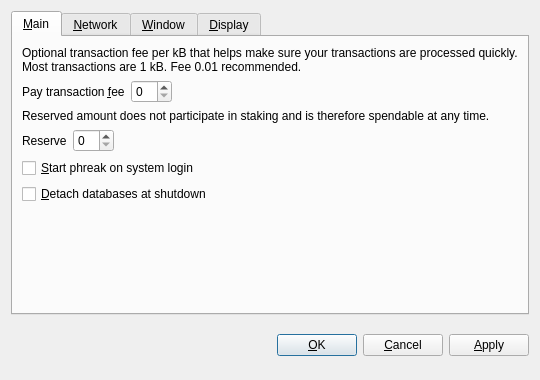
<?xml version="1.0" encoding="UTF-8"?>
<ui version="4.0">
 <class>OptionsDialog</class>
 <widget class="QDialog" name="OptionsDialog">
  <property name="geometry">
   <rect>
    <x>0</x>
    <y>0</y>
    <width>540</width>
    <height>380</height>
   </rect>
  </property>
  <property name="windowTitle">
   <string>Options</string>
  </property>
  <property name="modal">
   <bool>true</bool>
  </property>
  <layout class="QVBoxLayout" name="verticalLayout">
   <item>
    <widget class="QTabWidget" name="tabWidget">
     <property name="tabPosition">
      <enum>QTabWidget::North</enum>
     </property>
     <property name="currentIndex">
      <number>0</number>
     </property>
     <widget class="QWidget" name="tabMain">
      <attribute name="title">
       <string>&amp;Main</string>
      </attribute>
      <layout class="QVBoxLayout" name="verticalLayout_Main">
       <item>
        <widget class="QLabel" name="transactionFeeInfoLabel">
         <property name="text">
          <string>Optional transaction fee per kB that helps make sure your transactions are processed quickly. Most transactions are 1 kB. Fee 0.01 recommended.</string>
         </property>
         <property name="textFormat">
          <enum>Qt::PlainText</enum>
         </property>
         <property name="wordWrap">
          <bool>true</bool>
         </property>
        </widget>
       </item>
       <item>
        <layout class="QHBoxLayout" name="horizontalLayoutFee">
         <item>
          <widget class="QLabel" name="transactionFeeLabel">
           <property name="text">
            <string>Pay transaction &amp;fee</string>
           </property>
           <property name="textFormat">
            <enum>Qt::PlainText</enum>
           </property>
           <property name="buddy">
            <cstring>transactionFee</cstring>
           </property>
          </widget>
         </item>
         <item>
          <widget class="BitcoinAmountField" name="transactionFee"/>
         </item>
         <item>
          <spacer name="horizontalSpacerFee">
           <property name="orientation">
            <enum>Qt::Horizontal</enum>
           </property>
           <property name="sizeHint" stdset="0">
            <size>
             <width>40</width>
             <height>20</height>
            </size>
           </property>
          </spacer>
         </item>
        </layout>
       </item>
       <item>
        <widget class="QLabel" name="reserveBalanceInfoLabel">
         <property name="text">
          <string>Reserved amount does not participate in staking and is therefore spendable at any time.</string>
         </property>
         <property name="textFormat">
          <enum>Qt::PlainText</enum>
         </property>
         <property name="wordWrap">
          <bool>true</bool>
         </property>
        </widget>
       </item>
       <item>
        <layout class="QHBoxLayout" name="horizontalLayoutReserveBalance">
         <item>
          <widget class="QLabel" name="reserveBalanceLabel">
           <property name="text">
            <string>Reserve</string>
           </property>
           <property name="textFormat">
            <enum>Qt::PlainText</enum>
           </property>
           <property name="buddy">
            <cstring>reserveBalance</cstring>
           </property>
          </widget>
         </item>
         <item>
          <widget class="BitcoinAmountField" name="reserveBalance"/>
         </item>
         <item>
          <spacer name="horizontalSpacerReserveBalance">
           <property name="orientation">
            <enum>Qt::Horizontal</enum>
           </property>
           <property name="sizeHint" stdset="0">
            <size>
             <width>40</width>
             <height>20</height>
            </size>
           </property>
          </spacer>
         </item>
        </layout>
       </item>
       <item>
        <widget class="QCheckBox" name="bitcoinAtStartup">
         <property name="toolTip">
          <string>Automatically start phreak after logging in to the system.</string>
         </property>
         <property name="text">
          <string>&amp;Start phreak on system login</string>
         </property>
        </widget>
       </item>
       <item>
        <widget class="QCheckBox" name="detachDatabases">
         <property name="toolTip">
          <string>Detach block and address databases at shutdown. This means they can be moved to another data directory, but it slows down shutdown. The wallet is always detached.</string>
         </property>
         <property name="text">
          <string>&amp;Detach databases at shutdown</string>
         </property>
        </widget>
       </item>
       <item>
        <spacer name="verticalSpacer_Main">
         <property name="orientation">
          <enum>Qt::Vertical</enum>
         </property>
         <property name="sizeHint" stdset="0">
          <size>
           <width>20</width>
           <height>40</height>
          </size>
         </property>
        </spacer>
       </item>
      </layout>
     </widget>
     <widget class="QWidget" name="tabNetwork">
      <attribute name="title">
       <string>&amp;Network</string>
      </attribute>
      <layout class="QVBoxLayout" name="verticalLayout_Network">
       <item>
        <widget class="QCheckBox" name="mapPortUpnp">
         <property name="toolTip">
          <string>Automatically open the phreak client port on the router. This only works when your router supports UPnP and it is enabled.</string>
         </property>
         <property name="text">
          <string>Map port using &amp;UPnP</string>
         </property>
        </widget>
       </item>
       <item>
        <widget class="QCheckBox" name="connectSocks">
         <property name="toolTip">
          <string>Connect to the phreak network through a SOCKS proxy (e.g. when connecting through Tor).</string>
         </property>
         <property name="text">
          <string>&amp;Connect through SOCKS proxy:</string>
         </property>
        </widget>
       </item>
       <item>
        <layout class="QHBoxLayout" name="horizontalLayout_Network">
         <item>
          <widget class="QLabel" name="proxyIpLabel">
           <property name="text">
            <string>Proxy &amp;IP:</string>
           </property>
           <property name="textFormat">
            <enum>Qt::PlainText</enum>
           </property>
           <property name="buddy">
            <cstring>proxyIp</cstring>
           </property>
          </widget>
         </item>
         <item>
          <widget class="QValidatedLineEdit" name="proxyIp">
           <property name="maximumSize">
            <size>
             <width>140</width>
             <height>16777215</height>
            </size>
           </property>
           <property name="toolTip">
            <string>IP address of the proxy (e.g. 127.0.0.1)</string>
           </property>
          </widget>
         </item>
         <item>
          <widget class="QLabel" name="proxyPortLabel">
           <property name="text">
            <string>&amp;Port:</string>
           </property>
           <property name="textFormat">
            <enum>Qt::PlainText</enum>
           </property>
           <property name="buddy">
            <cstring>proxyPort</cstring>
           </property>
          </widget>
         </item>
         <item>
          <widget class="QLineEdit" name="proxyPort">
           <property name="maximumSize">
            <size>
             <width>55</width>
             <height>16777215</height>
            </size>
           </property>
           <property name="toolTip">
            <string>Port of the proxy (e.g. 9050)</string>
           </property>
          </widget>
         </item>
         <item>
          <widget class="QLabel" name="socksVersionLabel">
           <property name="text">
            <string>SOCKS &amp;Version:</string>
           </property>
           <property name="textFormat">
            <enum>Qt::PlainText</enum>
           </property>
           <property name="buddy">
            <cstring>socksVersion</cstring>
           </property>
          </widget>
         </item>
         <item>
          <widget class="QValueComboBox" name="socksVersion">
           <property name="toolTip">
            <string>SOCKS version of the proxy (e.g. 5)</string>
           </property>
          </widget>
         </item>
         <item>
          <spacer name="horizontalSpacer_Network">
           <property name="orientation">
            <enum>Qt::Horizontal</enum>
           </property>
           <property name="sizeHint" stdset="0">
            <size>
             <width>40</width>
             <height>20</height>
            </size>
           </property>
          </spacer>
         </item>
        </layout>
       </item>
       <item>
        <spacer name="verticalSpacer_Network">
         <property name="orientation">
          <enum>Qt::Vertical</enum>
         </property>
         <property name="sizeHint" stdset="0">
          <size>
           <width>20</width>
           <height>40</height>
          </size>
         </property>
        </spacer>
       </item>
      </layout>
     </widget>
     <widget class="QWidget" name="tabWindow">
      <attribute name="title">
       <string>&amp;Window</string>
      </attribute>
      <layout class="QVBoxLayout" name="verticalLayout_Window">
       <item>
        <widget class="QCheckBox" name="minimizeToTray">
         <property name="toolTip">
          <string>Show only a tray icon after minimizing the window.</string>
         </property>
         <property name="text">
          <string>&amp;Minimize to the tray instead of the taskbar</string>
         </property>
        </widget>
       </item>
       <item>
        <widget class="QCheckBox" name="minimizeOnClose">
         <property name="toolTip">
          <string>Minimize instead of exit the application when the window is closed. When this option is enabled, the application will be closed only after selecting Quit in the menu.</string>
         </property>
         <property name="text">
          <string>M&amp;inimize on close</string>
         </property>
        </widget>
       </item>
       <item>
        <spacer name="verticalSpacer_Window">
         <property name="orientation">
          <enum>Qt::Vertical</enum>
         </property>
         <property name="sizeHint" stdset="0">
          <size>
           <width>20</width>
           <height>40</height>
          </size>
         </property>
        </spacer>
       </item>
      </layout>
     </widget>
     <widget class="QWidget" name="tabDisplay">
      <attribute name="title">
       <string>&amp;Display</string>
      </attribute>
      <layout class="QVBoxLayout" name="verticalLayout_Display">
       <item>
        <layout class="QHBoxLayout" name="horizontalLayout_1_Display">
         <item>
          <widget class="QLabel" name="langLabel">
           <property name="text">
            <string>User Interface &amp;language:</string>
           </property>
           <property name="textFormat">
            <enum>Qt::PlainText</enum>
           </property>
           <property name="buddy">
            <cstring>lang</cstring>
           </property>
          </widget>
         </item>
         <item>
          <widget class="QValueComboBox" name="lang">
           <property name="toolTip">
            <string>The user interface language can be set here. This setting will take effect after restarting phreak.</string>
           </property>
          </widget>
         </item>
        </layout>
       </item>
       <item>
        <layout class="QHBoxLayout" name="horizontalLayout_2_Display">
         <item>
          <widget class="QLabel" name="unitLabel">
           <property name="text">
            <string>&amp;Unit to show amounts in:</string>
           </property>
           <property name="textFormat">
            <enum>Qt::PlainText</enum>
           </property>
           <property name="buddy">
            <cstring>unit</cstring>
           </property>
          </widget>
         </item>
         <item>
          <widget class="QValueComboBox" name="unit">
           <property name="toolTip">
            <string>Choose the default subdivision unit to show in the interface and when sending coins.</string>
           </property>
          </widget>
         </item>
        </layout>
       </item>
       <item>
        <widget class="QCheckBox" name="displayAddresses">
         <property name="toolTip">
          <string>Whether to show phreak addresses in the transaction list or not.</string>
         </property>
         <property name="text">
          <string>&amp;Display addresses in transaction list</string>
         </property>
        </widget>
       </item>
       <item>
        <widget class="QCheckBox" name="coinControlFeatures">
         <property name="toolTip">
          <string>Whether to show coin control features or not.</string>
         </property>
         <property name="text">
          <string>Display coin &amp;control features (experts only!)</string>
         </property>
        </widget>
       </item>
       <item>
        <spacer name="verticalSpacer_Display">
         <property name="orientation">
          <enum>Qt::Vertical</enum>
         </property>
         <property name="sizeHint" stdset="0">
          <size>
           <width>20</width>
           <height>40</height>
          </size>
         </property>
        </spacer>
       </item>
      </layout>
     </widget>
    </widget>
   </item>
   <item>
    <layout class="QHBoxLayout" name="horizontalLayout_Buttons">
     <item>
      <spacer name="horizontalSpacer_1">
       <property name="orientation">
        <enum>Qt::Horizontal</enum>
       </property>
       <property name="sizeHint" stdset="0">
        <size>
         <width>40</width>
         <height>48</height>
        </size>
       </property>
      </spacer>
     </item>
     <item>
      <widget class="QLabel" name="statusLabel">
       <property name="font">
        <font>
         <weight>50</weight>
         <bold>false</bold>
        </font>
       </property>
       <property name="text">
        <string/>
       </property>
       <property name="textFormat">
        <enum>Qt::PlainText</enum>
       </property>
       <property name="wordWrap">
        <bool>true</bool>
       </property>
      </widget>
     </item>
     <item>
      <spacer name="horizontalSpacer_2">
       <property name="orientation">
        <enum>Qt::Horizontal</enum>
       </property>
       <property name="sizeHint" stdset="0">
        <size>
         <width>40</width>
         <height>48</height>
        </size>
       </property>
      </spacer>
     </item>
     <item>
      <widget class="QPushButton" name="okButton">
       <property name="text">
        <string>&amp;OK</string>
       </property>
      </widget>
     </item>
     <item>
      <widget class="QPushButton" name="cancelButton">
       <property name="text">
        <string>&amp;Cancel</string>
       </property>
       <property name="autoDefault">
        <bool>false</bool>
       </property>
      </widget>
     </item>
     <item>
      <widget class="QPushButton" name="applyButton">
       <property name="text">
        <string>&amp;Apply</string>
       </property>
       <property name="autoDefault">
        <bool>false</bool>
       </property>
      </widget>
     </item>
    </layout>
   </item>
  </layout>
 </widget>
 <customwidgets>
  <customwidget>
   <class>BitcoinAmountField</class>
   <extends>QSpinBox</extends>
   <header>bitcoinamountfield.h</header>
   <container>1</container>
  </customwidget>
  <customwidget>
   <class>QValueComboBox</class>
   <extends>QComboBox</extends>
   <header>qvaluecombobox.h</header>
  </customwidget>
  <customwidget>
   <class>QValidatedLineEdit</class>
   <extends>QLineEdit</extends>
   <header>qvalidatedlineedit.h</header>
  </customwidget>
 </customwidgets>
 <resources/>
 <connections/>
</ui>
